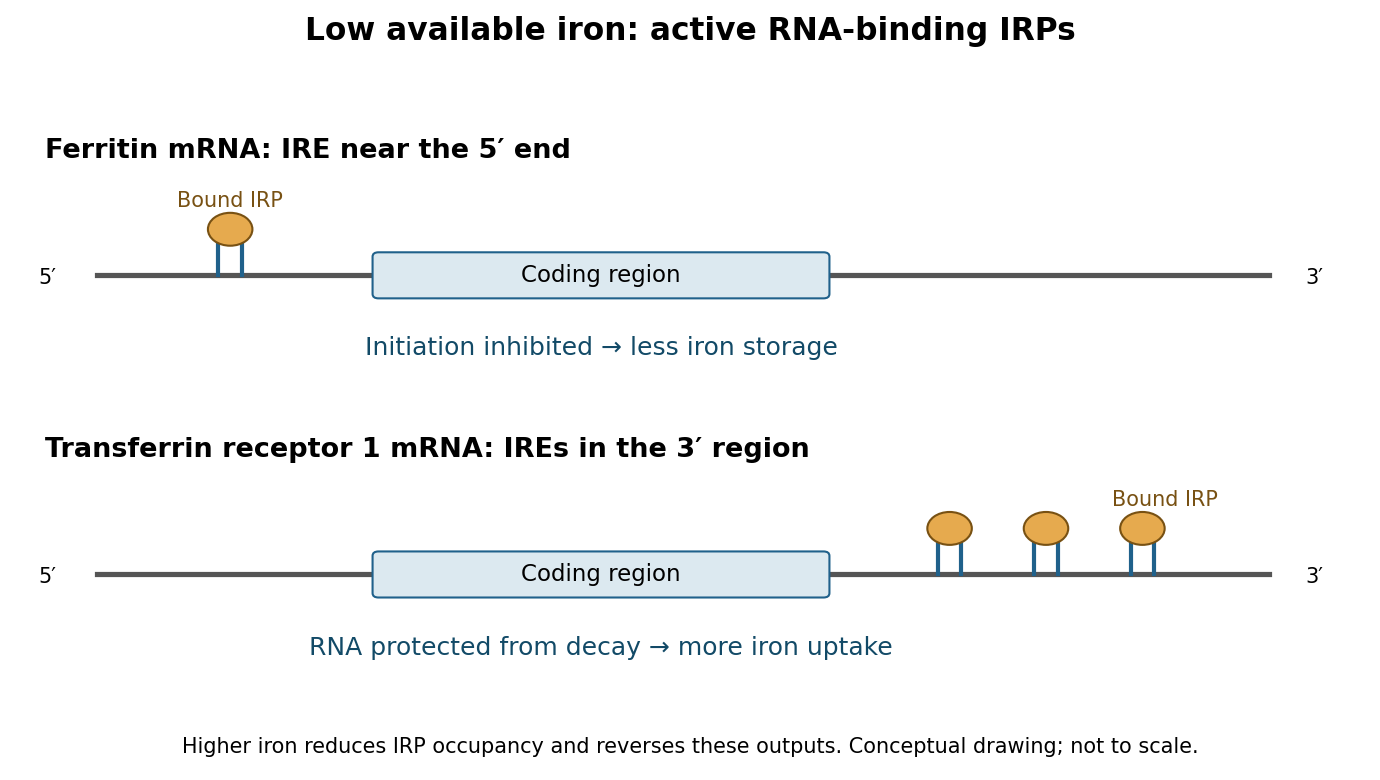

The script that saved this image:
"""Original explanatory schematic; Python 3.14 and matplotlib; output goes to cwd."""
import matplotlib
matplotlib.use('Agg')
import matplotlib.pyplot as plt
from matplotlib.patches import FancyBboxPatch, Circle

fig, axes = plt.subplots(2, 1, figsize=(9.2, 5.2), facecolor='white')
for ax, pos, label, consequence in zip(axes, [1.4, 6.9], ['Ferritin mRNA: IRE near the 5′ end', 'Transferrin receptor 1 mRNA: IREs in the 3′ region'], ['Initiation inhibited → less iron storage', 'RNA protected from decay → more iron uptake']):
    ax.set_xlim(0, 9)
    ax.set_ylim(-0.5, 2.0)
    ax.axis('off')
    ax.text(0.15, 1.67, label, fontsize=13, weight='bold')
    ax.plot([.5, 8.4], [.6, .6], lw=2.5, color='#555555', zorder=0)
    ax.text(.23, .58, '5′', ha='right', va='center')
    ax.text(8.65, .58, '3′', va='center')
    ax.add_patch(FancyBboxPatch((2.4, .43), 3.0, .34, boxstyle='round,pad=.04', facecolor='#dce9f0', edgecolor='#20618b'))
    ax.text(3.9, .6, 'Coding region', ha='center', va='center', fontsize=11)
    for x in ([pos] if pos < 2 else [pos-.65, pos, pos+.65]):
        ax.plot([x-.08, x-.08, x+.08, x+.08], [.6, .94, .94, .6], color='#20618b', lw=2)
        ax.add_patch(Circle((x, 1.02), .15, facecolor='#e6aa4e', edgecolor='#785113', zorder=4))
    ax.text(pos if pos<2 else pos+.8, 1.22, 'Bound IRP', ha='center', fontsize=10, color='#785113')
    ax.text(3.9, -.13, consequence, ha='center', fontsize=12, color='#124a67')
fig.suptitle('Low available iron: active RNA-binding IRPs', fontsize=15, weight='bold')
fig.text(.5, .035, 'Higher iron reduces IRP occupancy and reverses these outputs. Conceptual drawing; not to scale.', ha='center', fontsize=10)
fig.tight_layout(rect=(0, .08, 1, .94), h_pad=1.2)
fig.savefig('paper-2-iron-response.png', dpi=150, facecolor='white')
plt.close(fig)
